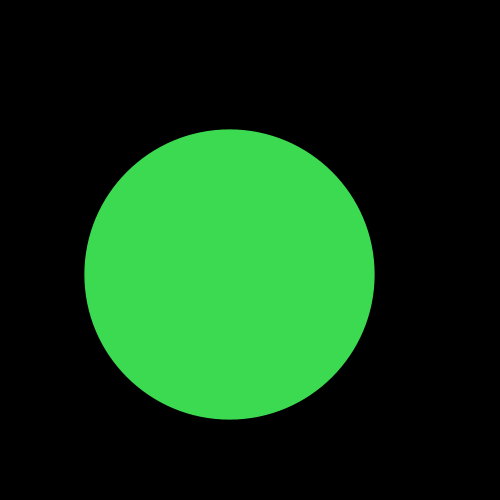
Frame 1 (no input)
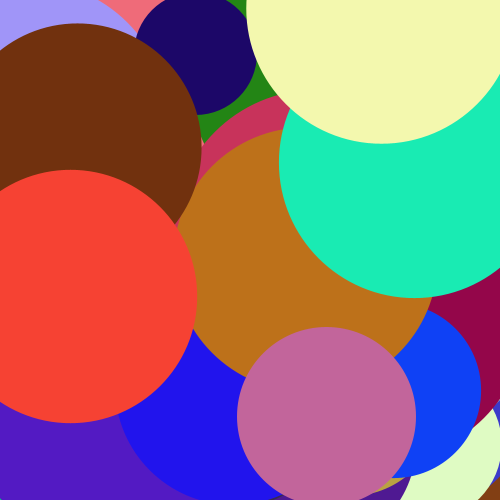
Frame 60 (the mouse pressed at the canvas centre just before this capture)
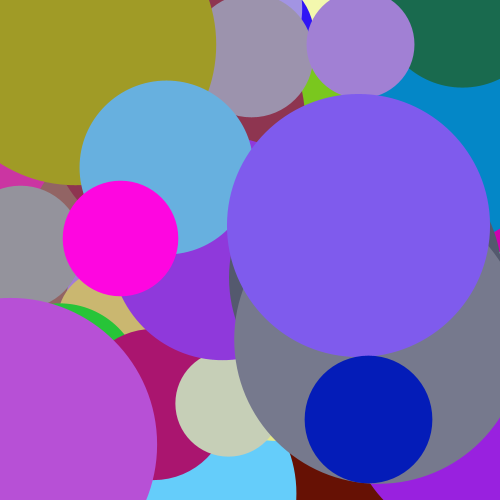
Frame 120 (the mouse held since frame 60 and released just before this capture)

The Processing sketch that drew these frames (run headless with seeded random() and noise(); from frame 60 on, the mouse is pressed at the canvas centre):

// Processing sketch: processing_172585
// ── processing_172585.pde

//makes the size of the background and color
void setup()
{
  size(500,500);
  background (0);
}

//main method. Draws everything you see
void draw()
{
for (int i = 0; i <= 0; i += 1)
{
  //if the mouse is pressed it jumps to mousePressed function
  mousePressed ();
  // next 6 lines draw circles of random color
  point (random(500),random(500));
  strokeWeight (random(100 , 300));
  stroke (randomColor());
  point (random(500),random(500));
  strokeWeight (random(100 , 300));
  stroke (randomColor()); 
  // if b is pressed run the following code
  if (keyPressed == true && key == 'b' || key == 'B')
  {
  i = 0;
  while (i <=100)
  {
    stroke (randomColor());
    fill (randomColor());
    rect (random (500),random (500), random (50,100), random (50-100));
    i ++;
  }
  }
  /* if enter is pressed prints "let go of enter" in the middle
   and "ya fool" in random spots across the background*/ 
  if (keyPressed && key == ENTER)
  {
    setup();
    textSize (50);
    fill (randomColor());
    text ("let go of enter",80,250);
    textSize (20);
    text ("ya fool",random(400),random(500));
  }
  //change the framerate if "q" or "w" is pressed
  if (keyPressed)
  {
    if (key == 'q' || key == 'Q')
    {
      frameRate (10);
  }
    if (key == 'w' || key == 'W')
    {
      frameRate (60);
  }
}
}
}
// gets a random color
color randomColor()
{
  return color(random(255),random(255),random(255));
}
// mouse pressed method mentioned earlier
void mousePressed()
{
  if (mousePressed && mouseButton == LEFT){
    setup();
  }
}
